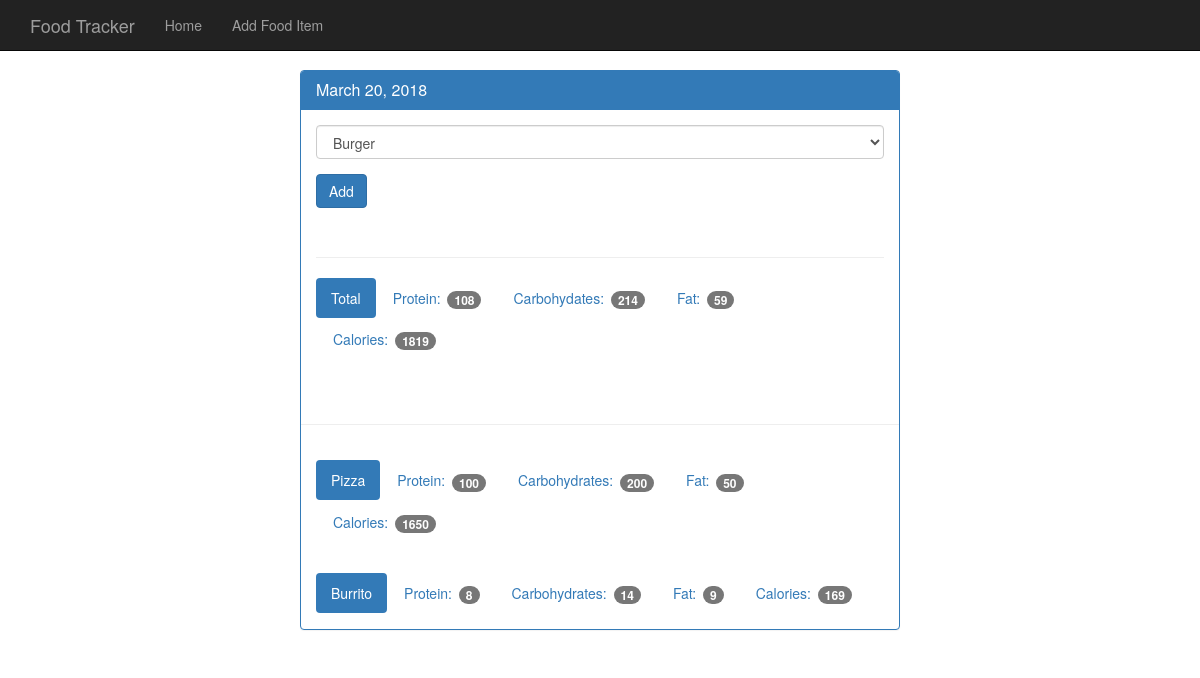
The page /view/20180320 on the database its author committed.
### tables this page shows
CREATE TABLE food (
    id integer primary key autoincrement,
    name text not null,
    protein integer not null,
    carbohydrates integer not null,
    fat integer not null,
    calories integer not null
);

### app.py (the view)
@app.route('/view/<date>', methods=['GET', 'POST'])  # date is going to be in format like 20170520
def view(date):
    db = get_db()
    cur = db.execute('select id, entry_date from log_date where entry_date = ?', [date])
    date_result = cur.fetchone()
    if request.method == 'POST':
        db.execute('insert into food_date (food_id, log_date_id) values (?, ?)',
                   [request.form['food-select'],
                    date_result['id']])
        db.commit()
    d = datetime.strptime(str(date_result['entry_date']), '%Y%m%d')
    pretty_date = datetime.strftime(d, '%B %d, %Y')
    food_cur = db.execute('select id, name from food')
    food_results = food_cur.fetchall()
    log_cur = db.execute('select food.name, food.protein, food.carbohydrates, food.fat, food.calories '
                         'from food_date join log_date on log_date.id = food_date.log_date_id '
                         'join food on food.id = food_date.food_id '
                         'where log_date.entry_date = ?', [date])
    log_results = log_cur.fetchall()
    totals = {'protein': 0, 'carbohydrates': 0, 'fat': 0, 'calories': 0}
    for food_item in log_results:
        totals['protein'] += food_item['protein']
        totals['carbohydrates'] += food_item['carbohydrates']
        totals['fat'] += food_item['fat']
        totals['calories'] += food_item['calories']
    return render_template('day.html', entry_date=date_result['entry_date'], pretty_date=pretty_date,
                           food_results=food_results, log_results=log_results, totals=totals)

### database.py (called while the page is built)
def connect_db():
    sql = sqlite3.connect('d:\\dev\\python\\display_all_foods\\food_log.db')
    sql.row_factory = sqlite3.Row
    return sql

def get_db():
    if not hasattr(g, 'sqlite_db'):
        g.sqlite_db = connect_db()
    return g.sqlite_db

### templates/day.html
{% extends "base.html" %}
{% block body %}
{% include "top_nav.html" %}
<div class="container theme-showcase col-sm-6 col-sm-offset-3" role="main">
    <div class="row">
        <div>
            <div class="panel panel-primary">
                <div class="panel-heading">
                    <h3 class="panel-title">{{ pretty_date }}</h3>
                </div>
                <div class="panel-body">
                    <form method="POST" action="{{ url_for('view', date=entry_date) }}">
                        <div class="form-group">
                            <select class="form-control" name="food-select">
                                {% for food in food_results %}
                                <option value="{{ food.id }}">{{ food.name }}</option>
                                {% endfor %}
                            </select>
                        </div>
                        <button type="submit" class="btn btn-primary">Add</button>
                    </form>
                    <div class="page-header"></div>
                    <ul class="nav nav-pills" role="tablist">
                        <li class="active"><a>Total</a></li>
                        <li><a>Protein: <span class="badge">{{ totals.protein }}</span></a></li>
                        <li><a>Carbohydates: <span class="badge">{{ totals.carbohydrates }}</span></a></li>
                        <li><a>Fat: <span class="badge">{{ totals.fat }}</span></a></li>
                        <li><a>Calories: <span class="badge">{{ totals.calories }}</span></a></li>
                    </ul>
                </div>
                <div class="page-header"></div>
                {% for food in log_results %}
                <div class="panel-body">
                    <ul class="nav nav-pills" role="tablist">
                        <li class="active"><a>{{ food.name }}</a></li>
                        <li><a>Protein: <span class="badge">{{ food.protein }}</span></a></li>
                        <li><a>Carbohydrates: <span class="badge">{{ food.carbohydrates }}</span></a></li>
                        <li><a>Fat: <span class="badge">{{ food.fat }}</span></a></li>
                        <li><a>Calories: <span class="badge">{{ food.calories }}</span></a></li>
                    </ul>
                </div>
                {% endfor %}
            </div>
        </div>
    </div>
</div>
{% endblock %}

### static/theme.css (style rules this page uses)
body { padding-top: 70px; padding-bottom: 30px; }

### rows shown on the page
food: name "Pizza", protein "100", carbohydrates "200", fat "50", calories "1650"
food: name "Burrito", protein "8", carbohydrates "14", fat "9", calories "169"

### other values the page prints
{{ pretty_date }} "March 20, 2018"
{{ totals.protein }} "108"
{{ totals.carbohydrates }} "214"
{{ totals.fat }} "59"
{{ totals.calories }} "1819"
form field food-select "Burger"
